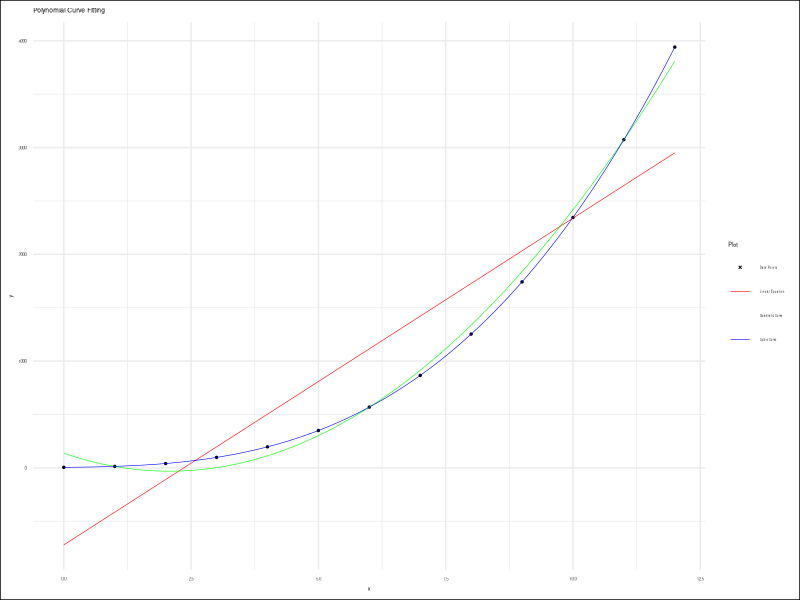

Write the R code that produced this figure.
# Load required libraries
library(readr)
library(ggplot2)

generate_regressions <- function(x_values, y_values) {
  # Independent x values.
  x_plot <- seq(
    min(x_values), max(x_values),
    length.out = 100)

  print(length(x_values))
  print(length(x_plot))

  # Generate values for the linear regression
  lm_model_1 <- lm(y_values ~ 
    poly(x_values, 1, raw = TRUE))
  y_plot_1 <- predict(
    lm_model_1,
    newdata = data.frame(x_values = x_plot))

  # Generate values for the quadratic regression
  lm_model_2 <- lm(y_values ~ 
    poly(x_values, 2, raw = TRUE))
  y_plot_2 <- predict(
    lm_model_2,
    newdata = data.frame(x_values = x_plot))

  # Generate values for the cubic regression
  lm_model_3 <- lm(y_values ~ 
    poly(x_values, 3, raw = TRUE))
  y_plot_3 <- predict(
    lm_model_3,
    newdata = data.frame(x_values = x_plot))

  # Return a list containing all relevant objects
  return(list(
    x_values = x_values,
    y_values = y_values,
    lm_model_1 = lm_model_1,
    lm_model_2 = lm_model_2,
    lm_model_3 = lm_model_3,
    x_plot   = x_plot,
    y_plot_1 = y_plot_1,
    y_plot_2 = y_plot_2,
    y_plot_3 = y_plot_3
  ))
}

show_coeff <- function(order, lm_model) {
  # Define a named vector
  # to map order numbers to curve types
  coeff_text <- c(
    "(a, b)" = 1, "(a, b, c)" = 2, "(a, b, c, d)" = 3)
  order_text <- c(
    "Linear" = 1, "Quadratic" = 2, "Cubic" = 3)

  # Print the curve type
  cat(paste("Using lm_model :",
    names(order_text)[order], "\n"))

  # Coefficients
  coefficients <- coef(lm_model)

  # Reverse order to match output
  coefficients <- coefficients[
    length(coefficients):1]

  # Print coefficients
  cat("Coefficients ",
    names(coeff_text)[order], ":\n\t",
    coefficients, "\n")
}

create_plot <- function(regression_data) {
  x_values <- regression_data$x_values
  y_values <- regression_data$y_values
  x_plot   <- regression_data$x_plot
  y_plot_1 <- regression_data$y_plot_1
  y_plot_2 <- regression_data$y_plot_2
  y_plot_3 <- regression_data$y_plot_3

  # Create data frame for ggplot2
  data <- data.frame(x = x_values, y = y_values)

  # Plot using ggplot2
  plot <- ggplot(data, aes(x = x, y = y, color = "Data Points")) +
    geom_point(size = 0.5) +
    geom_line(
      data = data.frame(x = x_plot, y = y_plot_1),
      aes(x = x, y = y, color = "Linear Equation"),
      linewidth = 0.2) +
    geom_line(
      data = data.frame(x = x_plot, y = y_plot_2),
      aes(x = x, y = y, color = "Quadratic Curve"),
      linewidth= 0.2) +
    geom_line(
      data = data.frame(x = x_plot, y = y_plot_3),
      aes(x = x, y = y, color = "Cubic Curve"),
      linewidth = 0.2) +
    labs(
      x = "x", y = "y",
      title = "Polynomial Curve Fitting") +
    theme_minimal() +
    theme(legend.position = "right",
          legend.text = element_text(size = 2),
          plot.background = element_rect(fill = "white"),
          text = element_text(size = 4)) +
    scale_color_manual(
      name = "Plot",
      breaks = c(
        "Data Points",
        "Linear Equation",
        "Quadratic Curve",
        "Cubic Curve"),
      values = c(
        "Data Points" = "black",
        "Linear Equation" = "red", 
        "Quadratic Curve" = "green", 
        "Cubic Curve" = "blue")) +
    guides(
      color = guide_legend(
        override.aes = list(
          shape = c(4, NA), linetype = c(0, 1)
        )))

  # Save plot as PNG
  ggsave("18-lm-merge.png", plot,
    width = 800, height = 400, units = "px")
}

# Read data from CSV file
series <- read_csv(
  "series.csv",
  show_col_types = FALSE)

# Get regression data
regress <- generate_regressions(
    series$xs, series$ys3)

# Perform linear regression and plot
show_coeff(1, regress$lm_model_1)
show_coeff(2, regress$lm_model_2)
show_coeff(3, regress$lm_model_3)
create_plot(regress)



